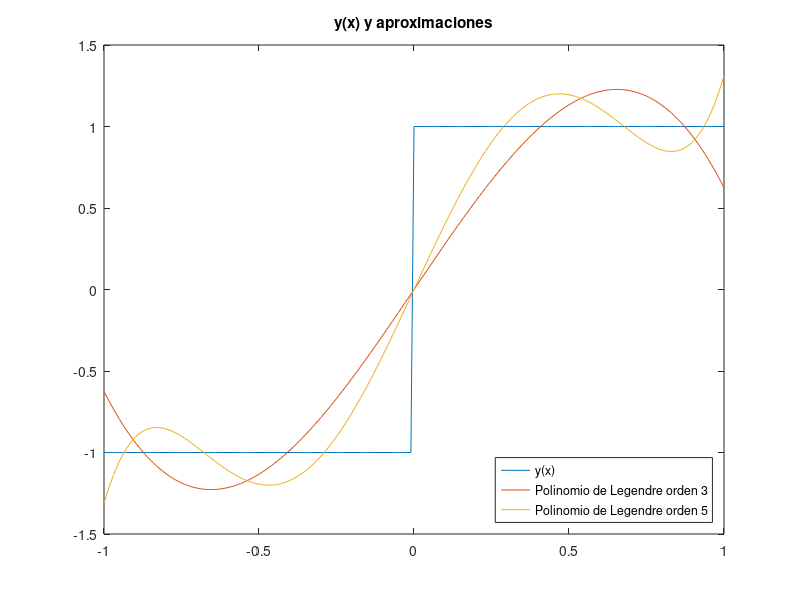
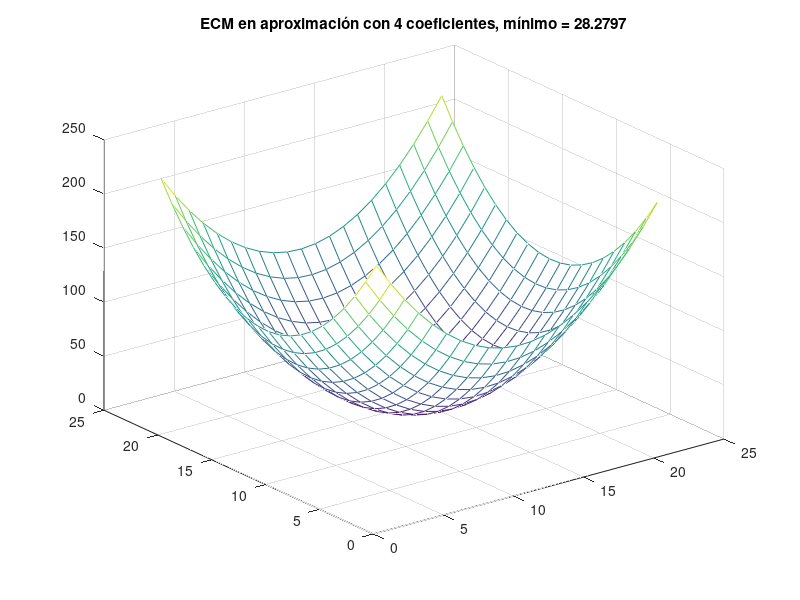
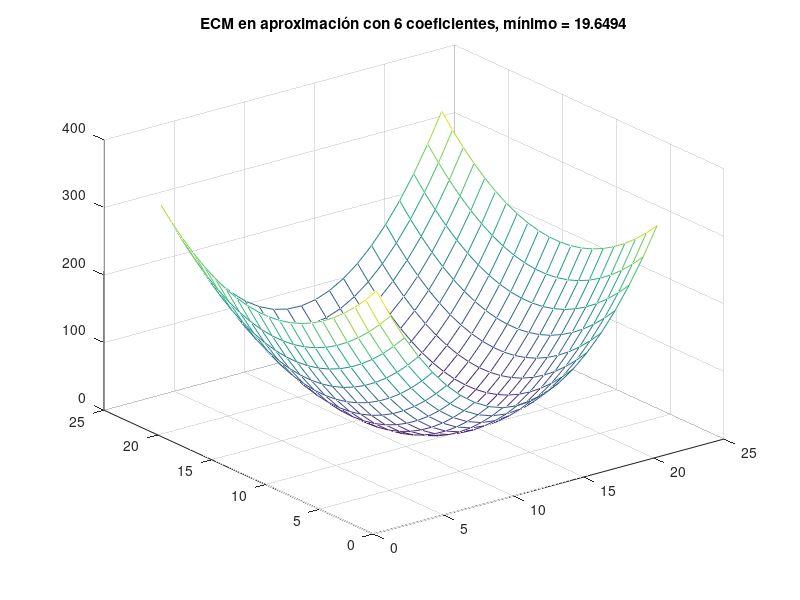

These figures' MATLAB source, in order:
#funcion a aproximar
x = -1:0.01:1;
y = -1 .* (x<0) + 1 .* (x>=0);
figure(1);
plot(x,y);
hold on;


function y = legendre4(a1,a3)
    x = -1:0.01:1;
    y  = a1 .* ( sqrt(3/2) .* x) + a3 .* ( sqrt(7/2) .* (((5/2).*x.^3) - (3/2).*x));
endfunction


function y = legendre6(a1,a3,a5)
    x = -1:0.01:1;
    y  = a1 .* ( sqrt(3/2) .* x) + a3 .* ( sqrt(7/2) .* (((5/2).*x.^3) - (3/2).*x))+ a5.* (sqrt(11/2) .* ((63/8 .*x.^5) - (35/4 .*x.^3) + (15/8 .*x)));
endfunction


function x = ecm(y, yi)
    w = y - yi;
    x = 0;
    l = length(w);
    for i=1:l
      x+= w(i)^2;
    endfor
endfunction

function y = variar(x)
  #21 muestras...
y = [[x-1:0.1:x] [x+0.1:0.1:x+1]];
endfunction


#2 coeficientes

a = variar(sqrt(3/2));
b = variar(- sqrt(7/32));

for i=1:21
  for j=1:21
    W(i,j) = ecm(y,legendre4(a(i),b(j)));
  endfor
endfor


#3 coeficientes
c = variar(sqrt(11/128));

for i=1:21
  for j=1:21
    Z(i,j) = ecm(y,legendre6(a(i),b(j),c(j)));
  endfor
endfor

#Errores mínimos

aideal = sqrt(3/2);
bideal = - sqrt(7/32);
cideal = sqrt(11/128);

y1 =legendre4(aideal,bideal);
y2 =legendre6(aideal,bideal,cideal);
plot(x,y1);
plot(x,y2);
title("y(x) y aproximaciones");
legend("y(x)","Polinomio de Legendre orden 3","Polinomio de Legendre orden 5",'location', 'southeast');
legend();
hold off;

e4 = ecm(y,y1);
e6 = ecm(y,y2);


figure(2);
mesh(W);
title(["ECM en aproximación con 4 coeficientes, mínimo = ", num2str(e4)]);


figure(3);
mesh(Z);
title(["ECM en aproximación con 6 coeficientes, mínimo = ",num2str(e6)]);


